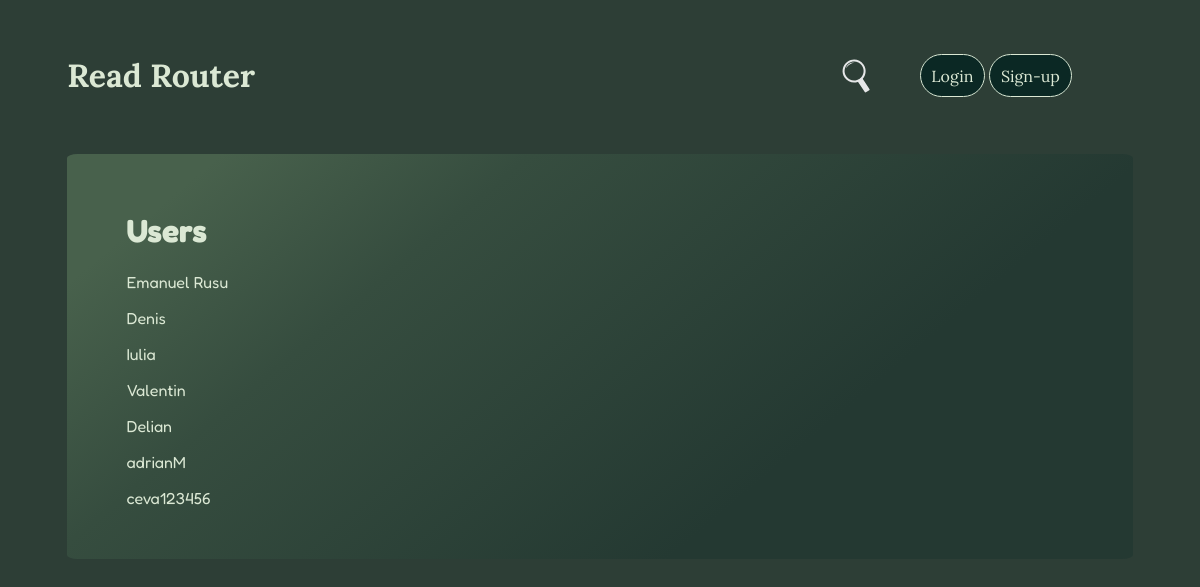
Screenshot of /users with the database file from the repository.
### myapp/core/models/user.py (models this page shows, shortened)
class User(UserMixin, db.Model):
    __tablename__ = 'user'
    id = db.Column(db.Integer, primary_key=True)
    name = db.Column(db.String(50), nullable=True)
    email = db.Column(db.String(260), nullable=True, unique=True)
    psw = db.Column(db.String(50), nullable=True)
    place = db.Column(db.String(32), nullable=True)
    user_photo = db.Column(db.String(50), default='default.png')
    books = db.relationship('Book', backref='user', uselist=True)

### myapp/core/routes/main.py (the view)
@main.route('/users', methods=['GET'])
def index_users():
    template = f'{template_folder}/users.html'
    return render_template(template, user_res=User.query.all())

### myapp/templates/pages/main/users.html
{% extends "base.html" %}
{% block content %}
    <div class="sections">
        <div class="user-card">
            <h1>Users</h1>
            {% for user in user_res %}
            <p> <a href='/user/{{ user.id }}'>{{ user.name }}</a> </p>
            {% endfor %}
        </div>
    </div>
{% endblock %}

### myapp/static/css/style.css (style rules this page uses)
body { background-color: #2d3e36; }
.font-color { color: #dbe8d4; }
a { color: #dbe8d4; text-decoration: none; }

### rows the page displays
User: name "Emanuel Rusu"
User: name "Denis"
User: name "Iulia"
User: name "Valentin"
User: name "Delian"
User: name "adrianM"
User: name "ceva123456"
